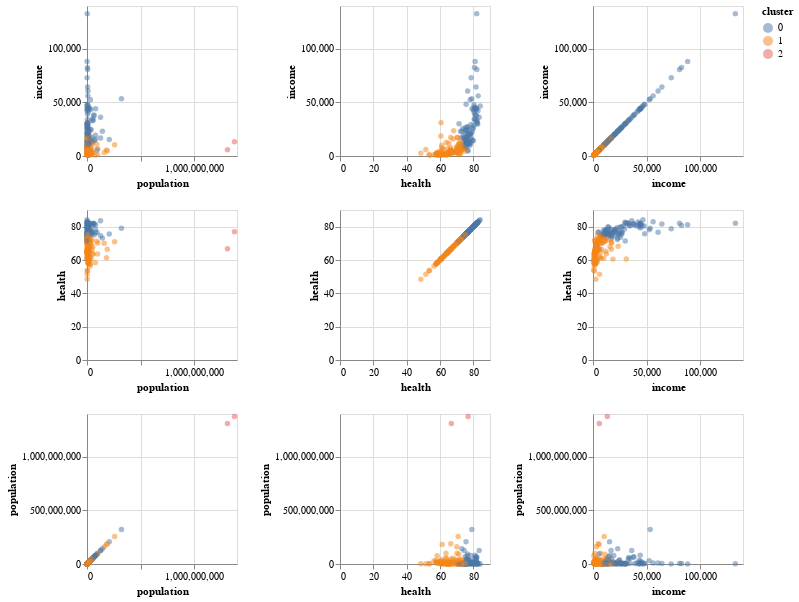

The notebook cell saved with this chart:
### Code cell
alt.Chart(gapminder).mark_circle(opacity=0.5).encode(
    alt.X(alt.repeat("column"), type='quantitative'),
    alt.Y(alt.repeat("row"), type='quantitative'),
    color='cluster:N',
    tooltip='country'
).properties(
    width=150,
    height=150
).repeat(
    row=['income', 'health', 'population'],
    column=['population', 'health', 'income']
)

### Figure 1 — Vega-Lite specification as saved in the notebook (floating-point values rounded to 4 significant figures; data arrays with more than 128 entries replaced by an {"elided": "..."} marker saying what was removed)
{"$schema": "https://vega.github.io/schema/vega-lite/v3.4.0.json", "config": {"background": "white", "mark": {"tooltip": null}, "view": {"height": 300, "width": 400}}, "datasets": {"data-b4eab7f2a5ded6b5f9a4430cf193a51b": {"elided": "187 records"}}, "repeat": {"column": ["population", "health", "income"], "row": ["income", "health", "population"]}, "spec": {"data": {"name": "data-b4eab7f2a5ded6b5f9a4430cf193a51b"}, "encoding": {"color": {"field": "cluster", "type": "nominal"}, "tooltip": {"field": "country", "type": "nominal"}, "x": {"field": {"repeat": "column"}, "type": "quantitative"}, "y": {"field": {"repeat": "row"}, "type": "quantitative"}}, "height": 150, "mark": {"opacity": 0.5, "type": "circle"}, "width": 150}}
